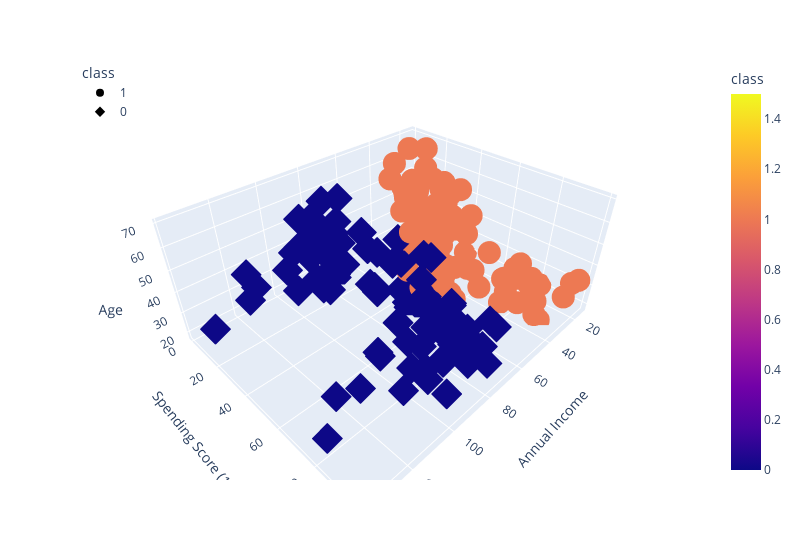

Notebook source saved alongside this figure:
### Code cell
fig = px.scatter_3d(
    df_shopping,
x="Annual Income",
    y="Spending Score (1-100)",
    z="Age",
color="class",
    symbol="class",
    width=800,
)
fig.update_layout(legend=dict(x=0, y=1))
fig.show()

### Figure 1 — Plotly figure (JSON) as saved in the notebook; plotly's stock layout.template omitted (floating-point values rounded to 4 significant figures)
{"data": [{"hovertemplate": "class=%{marker.color}<br>Annual Income=%{x}<br>Spending Score (1-100)=%{y}<br>Age=%{z}<extra></extra>", "legendgroup": "1", "marker": {"color": [1, 1, 1, 1, 1, 1, 1, 1, 1, 1, 1, 1, 1, 1, 1, 1, 1, 1, 1, 1, 1, 1, 1, 1, 1, 1, 1, 1, 1, 1, 1, 1, 1, 1, 1, 1, 1, 1, 1, 1, 1, 1, 1, 1, 1, 1, 1, 1, 1, 1, 1, 1, 1, 1, 1, 1, 1, 1, 1, 1, 1, 1, 1, 1, 1, 1, 1, 1, 1, 1, 1, 1, 1, 1, 1, 1, 1, 1, 1, 1, 1, 1, 1, 1, 1, 1, 1, 1, 1, 1, 1, 1, 1, 1, 1, 1, 1, 1, 1, 1, 1, 1, 1, 1, 1, 1, 1, 1], "coloraxis": "coloraxis", "symbol": "circle"}, "mode": "markers", "name": "1", "scene": "scene", "showlegend": true, "type": "scatter3d", "x": [15, 15, 16, 16, 17, 17, 18, 18, 19, 19, 19, 19, 20, 20, 20, 20, 21, 21, 23, 23, 24, 24, 25, 25, 28, 28, 28, 28, 29, 29, 30, 30, 33, 33, 33, 33, 34, 34, 37, 37, 38, 38, 39, 39, 39, 39, 40, 40, 40, 40, 42, 42, 43, 43, 43, 43, 44, 44, 46, 46, 46, 46, 47, 47, 48, 48, 48, 48, 48, 48, 49, 49, 50, 50, 54, 54, 54, 54, 54, 54, 54, 54, 54, 54, 54, 54, 57, 57, 58, 58, 59, 59, 60, 60, 60, 60, 60, 60, 61, 62, 62, 62, 63, 63, 63, 63, 63, 65], "y": [39, 81, 6, 77, 40, 76, 6, 94, 3, 72, 14, 99, 15, 77, 13, 79, 35, 66, 29, 98, 35, 73, 5, 73, 14, 82, 32, 61, 31, 87, 4, 73, 4, 92, 14, 81, 17, 73, 26, 75, 35, 92, 36, 61, 28, 65, 55, 47, 42, 42, 52, 60, 54, 60, 45, 41, 50, 46, 51, 46, 56, 55, 52, 59, 51, 59, 50, 48, 59, 47, 55, 42, 49, 56, 47, 54, 53, 48, 52, 42, 51, 55, 41, 44, 57, 46, 58, 55, 60, 46, 55, 41, 49, 40, 42, 52, 47, 50, 42, 48, 59, 56, 50, 46, 43, 48, 52, 43], "z": [19, 21, 20, 23, 31, 22, 35, 23, 64, 30, 67, 35, 58, 24, 37, 22, 35, 20, 52, 35, 35, 25, 46, 31, 54, 29, 45, 35, 40, 23, 60, 21, 53, 18, 49, 21, 42, 30, 36, 20, 65, 24, 48, 31, 49, 24, 50, 27, 29, 31, 49, 33, 31, 59, 50, 47, 51, 69, 27, 53, 70, 19, 67, 54, 63, 18, 43, 68, 19, 32, 70, 47, 60, 60, 59, 26, 45, 40, 23, 49, 57, 38, 67, 46, 21, 48, 55, 22, 34, 50, 68, 18, 48, 40, 32, 24, 47, 27, 48, 49, 67, 49, 66, 54, 68, 66, 65, 63]}, {"hovertemplate": "class=%{marker.color}<br>Annual Income=%{x}<br>Spending Score (1-100)=%{y}<br>Age=%{z}<extra></extra>", "legendgroup": "0", "marker": {"color": [0, 0, 0, 0, 0, 0, 0, 0, 0, 0, 0, 0, 0, 0, 0, 0, 0, 0, 0, 0, 0, 0, 0, 0, 0, 0, 0, 0, 0, 0, 0, 0, 0, 0, 0, 0, 0, 0, 0, 0, 0, 0, 0, 0, 0, 0, 0, 0, 0, 0, 0, 0, 0, 0, 0, 0, 0, 0, 0, 0, 0, 0, 0, 0, 0, 0, 0, 0, 0, 0, 0, 0, 0, 0, 0, 0, 0, 0, 0, 0, 0, 0, 0, 0, 0, 0, 0, 0, 0, 0, 0, 0], "coloraxis": "coloraxis", "symbol": "diamond"}, "mode": "markers", "name": "0", "scene": "scene", "showlegend": true, "type": "scatter3d", "x": [61, 62, 62, 62, 63, 64, 64, 65, 65, 65, 67, 67, 67, 67, 69, 69, 70, 70, 71, 71, 71, 71, 71, 71, 72, 72, 73, 73, 73, 73, 74, 74, 75, 75, 76, 76, 77, 77, 77, 77, 78, 78, 78, 78, 78, 78, 78, 78, 78, 78, 78, 78, 79, 79, 81, 81, 85, 85, 86, 86, 87, 87, 87, 87, 87, 87, 88, 88, 88, 88, 93, 93, 97, 97, 98, 98, 99, 99, 101, 101, 103, 103, 103, 103, 113, 113, 120, 120, 126, 126, 137, 137], "y": [49, 41, 55, 42, 54, 42, 46, 48, 50, 59, 43, 57, 56, 40, 58, 91, 29, 77, 35, 95, 11, 75, 9, 75, 34, 71, 5, 88, 7, 73, 10, 72, 5, 93, 40, 87, 12, 97, 36, 74, 22, 90, 17, 88, 20, 76, 16, 89, 1, 78, 1, 73, 35, 83, 5, 93, 26, 75, 20, 95, 27, 63, 13, 75, 10, 92, 13, 86, 15, 69, 14, 90, 32, 86, 15, 88, 39, 97, 24, 68, 17, 85, 23, 69, 8, 91, 16, 79, 28, 74, 18, 83], "z": [20, 23, 26, 21, 19, 38, 19, 18, 19, 49, 51, 50, 27, 38, 40, 39, 23, 31, 43, 40, 59, 38, 47, 39, 25, 31, 20, 29, 44, 32, 19, 35, 57, 32, 28, 32, 25, 28, 48, 32, 34, 34, 43, 39, 44, 38, 47, 27, 37, 30, 34, 30, 56, 29, 19, 31, 50, 36, 42, 33, 36, 32, 40, 28, 36, 36, 52, 30, 58, 27, 59, 35, 37, 32, 46, 29, 41, 30, 54, 28, 41, 36, 34, 32, 33, 38, 47, 35, 45, 32, 32, 30]}], "layout": {"coloraxis": {"colorbar": {"title": {"text": "class"}}, "colorscale": [[0, "#0d0887"], [0.1111, "#46039f"], [0.2222, "#7201a8"], [0.3333, "#9c179e"], [0.4444, "#bd3786"], [0.5556, "#d8576b"], [0.6667, "#ed7953"], [0.7778, "#fb9f3a"], [0.8889, "#fdca26"], [1, "#f0f921"]]}, "legend": {"title": {"text": "class"}, "tracegroupgap": 0, "x": 0, "y": 1}, "margin": {"t": 60}, "scene": {"domain": {"x": [0, 1], "y": [0, 1]}, "xaxis": {"title": {"text": "Annual Income"}}, "yaxis": {"title": {"text": "Spending Score (1-100)"}}, "zaxis": {"title": {"text": "Age"}}}, "width": 800}}
